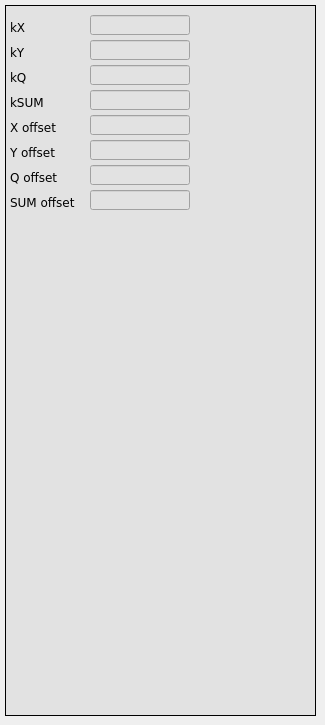
      <widget class="QWidget" name="Lin_2">
       <attribute name="title">
        <string>Linear </string>
       </attribute>
       <widget class="caFrame" name="caframe_6">
        <property name="geometry">
         <rect>
          <x>5</x>
          <y>5</y>
          <width>311</width>
          <height>711</height>
         </rect>
        </property>
        <property name="styleSheet">
         <string notr="true">background-color: rgb(226, 226, 226);</string>
        </property>
        <property name="frameShape">
         <enum>QFrame::Box</enum>
        </property>
        <widget class="QLabel" name="label_38">
         <property name="geometry">
          <rect>
           <x>5</x>
           <y>160</y>
           <width>75</width>
           <height>25</height>
          </rect>
         </property>
         <property name="font">
          <font>
           <family>DejaVu Sans</family>
          </font>
         </property>
         <property name="styleSheet">
          <string notr="true">color: rgb(0, 0, 0);</string>
         </property>
         <property name="text">
          <string>Q offset</string>
         </property>
        </widget>
        <widget class="QLabel" name="label_39">
         <property name="geometry">
          <rect>
           <x>5</x>
           <y>185</y>
           <width>75</width>
           <height>25</height>
          </rect>
         </property>
         <property name="font">
          <font>
           <family>DejaVu Sans</family>
          </font>
         </property>
         <property name="styleSheet">
          <string notr="true">color: rgb(0, 0, 0);</string>
         </property>
         <property name="text">
          <string>SUM offset</string>
         </property>
        </widget>
        <widget class="caTextEntry" name="catextentry_29">
         <property name="geometry">
          <rect>
           <x>85</x>
           <y>60</y>
           <width>100</width>
           <height>20</height>
          </rect>
         </property>
         <property name="font">
          <font>
           <family>DejaVu Sans</family>
           <pointsize>9</pointsize>
           <stylestrategy>PreferDefault</stylestrategy>
          </font>
         </property>
         <property name="alignment">
          <set>Qt::AlignRight|Qt::AlignTrailing|Qt::AlignVCenter</set>
         </property>
         <property name="channel" stdset="0">
          <string notr="true">$(DEVICE):calibration:linear:kq</string>
         </property>
         <property name="background">
          <color>
           <red>255</red>
           <green>255</green>
           <blue>127</blue>
          </color>
         </property>
         <property name="colorMode">
          <enum>caLineEdit::Static</enum>
         </property>
         <property name="precision">
          <number>4</number>
         </property>
         <property name="precisionMode">
          <enum>caLineEdit::Channel</enum>
         </property>
         <property name="maxValue">
          <double>2.000000000000000</double>
         </property>
         <property name="minValue">
          <double>0.100000000000000</double>
         </property>
        </widget>
        <widget class="caTextEntry" name="catextentry_30">
         <property name="geometry">
          <rect>
           <x>85</x>
           <y>110</y>
           <width>100</width>
           <height>20</height>
          </rect>
         </property>
         <property name="font">
          <font>
           <family>DejaVu Sans</family>
           <pointsize>9</pointsize>
           <stylestrategy>PreferDefault</stylestrategy>
          </font>
         </property>
         <property name="alignment">
          <set>Qt::AlignRight|Qt::AlignTrailing|Qt::AlignVCenter</set>
         </property>
         <property name="channel" stdset="0">
          <string notr="true">$(DEVICE):calibration:linear:xoff</string>
         </property>
         <property name="background">
          <color>
           <red>255</red>
           <green>255</green>
           <blue>127</blue>
          </color>
         </property>
         <property name="colorMode">
          <enum>caLineEdit::Static</enum>
         </property>
         <property name="precision">
          <number>4</number>
         </property>
         <property name="precisionMode">
          <enum>caLineEdit::Channel</enum>
         </property>
         <property name="maxValue">
          <double>2.000000000000000</double>
         </property>
         <property name="minValue">
          <double>0.100000000000000</double>
         </property>
        </widget>
        <widget class="caTextEntry" name="catextentry_31">
         <property name="geometry">
          <rect>
           <x>85</x>
           <y>35</y>
           <width>100</width>
           <height>20</height>
          </rect>
         </property>
         <property name="font">
          <font>
           <family>DejaVu Sans</family>
           <pointsize>9</pointsize>
           <stylestrategy>PreferDefault</stylestrategy>
          </font>
         </property>
         <property name="alignment">
          <set>Qt::AlignRight|Qt::AlignTrailing|Qt::AlignVCenter</set>
         </property>
         <property name="channel" stdset="0">
          <string notr="true">$(DEVICE):calibration:linear:ky</string>
         </property>
         <property name="background">
          <color>
           <red>255</red>
           <green>255</green>
           <blue>127</blue>
          </color>
         </property>
         <property name="colorMode">
          <enum>caLineEdit::Static</enum>
         </property>
         <property name="precision">
          <number>4</number>
         </property>
         <property name="precisionMode">
          <enum>caLineEdit::Channel</enum>
         </property>
         <property name="maxValue">
          <double>2.000000000000000</double>
         </property>
         <property name="minValue">
          <double>0.100000000000000</double>
         </property>
        </widget>
        <widget class="caTextEntry" name="catextentry_32">
         <property name="geometry">
          <rect>
           <x>85</x>
           <y>135</y>
           <width>100</width>
           <height>20</height>
          </rect>
         </property>
         <property name="font">
          <font>
           <family>DejaVu Sans</family>
           <pointsize>9</pointsize>
           <stylestrategy>PreferDefault</stylestrategy>
          </font>
         </property>
         <property name="alignment">
          <set>Qt::AlignRight|Qt::AlignTrailing|Qt::AlignVCenter</set>
         </property>
         <property name="channel" stdset="0">
          <string notr="true">$(DEVICE):calibration:linear:yoff</string>
         </property>
         <property name="background">
          <color>
           <red>255</red>
           <green>255</green>
           <blue>127</blue>
          </color>
         </property>
         <property name="colorMode">
          <enum>caLineEdit::Static</enum>
         </property>
         <property name="precision">
          <number>4</number>
         </property>
         <property name="precisionMode">
          <enum>caLineEdit::Channel</enum>
         </property>
         <property name="maxValue">
          <double>2.000000000000000</double>
         </property>
         <property name="minValue">
          <double>0.100000000000000</double>
         </property>
        </widget>
        <widget class="caTextEntry" name="catextentry_33">
         <property name="geometry">
          <rect>
           <x>85</x>
           <y>10</y>
           <width>100</width>
           <height>20</height>
          </rect>
         </property>
         <property name="font">
          <font>
           <family>DejaVu Sans</family>
           <pointsize>9</pointsize>
           <stylestrategy>PreferDefault</stylestrategy>
          </font>
         </property>
         <property name="alignment">
          <set>Qt::AlignRight|Qt::AlignTrailing|Qt::AlignVCenter</set>
         </property>
         <property name="channel" stdset="0">
          <string notr="true">$(DEVICE):calibration:linear:kx</string>
         </property>
         <property name="background">
          <color>
           <red>255</red>
           <green>255</green>
           <blue>127</blue>
          </color>
         </property>
         <property name="colorMode">
          <enum>caLineEdit::Static</enum>
         </property>
         <property name="precision">
          <number>4</number>
         </property>
         <property name="precisionMode">
          <enum>caLineEdit::Channel</enum>
         </property>
         <property name="maxValue">
          <double>2.000000000000000</double>
         </property>
         <property name="minValue">
          <double>0.100000000000000</double>
         </property>
        </widget>
        <widget class="QLabel" name="label_40">
         <property name="geometry">
          <rect>
           <x>5</x>
           <y>60</y>
           <width>45</width>
           <height>25</height>
          </rect>
         </property>
         <property name="font">
          <font>
           <family>DejaVu Sans</family>
          </font>
         </property>
         <property name="styleSheet">
          <string notr="true">color: rgb(0, 0, 0);</string>
         </property>
         <property name="text">
          <string>kQ</string>
         </property>
        </widget>
        <widget class="QLabel" name="label_41">
         <property name="geometry">
          <rect>
           <x>5</x>
           <y>85</y>
           <width>45</width>
           <height>25</height>
          </rect>
         </property>
         <property name="font">
          <font>
           <family>DejaVu Sans</family>
          </font>
         </property>
         <property name="styleSheet">
          <string notr="true">color: rgb(0, 0, 0);</string>
         </property>
         <property name="text">
          <string>kSUM</string>
         </property>
        </widget>
        <widget class="QLabel" name="label_42">
         <property name="geometry">
          <rect>
           <x>5</x>
           <y>135</y>
           <width>75</width>
           <height>25</height>
          </rect>
         </property>
         <property name="font">
          <font>
           <family>DejaVu Sans</family>
          </font>
         </property>
         <property name="styleSheet">
          <string notr="true">color: rgb(0, 0, 0);</string>
         </property>
         <property name="text">
          <string>Y offset</string>
         </property>
        </widget>
        <widget class="caTextEntry" name="catextentry_34">
         <property name="geometry">
          <rect>
           <x>85</x>
           <y>160</y>
           <width>100</width>
           <height>20</height>
          </rect>
         </property>
         <property name="font">
          <font>
           <family>DejaVu Sans</family>
           <pointsize>9</pointsize>
           <stylestrategy>PreferDefault</stylestrategy>
          </font>
         </property>
         <property name="alignment">
          <set>Qt::AlignRight|Qt::AlignTrailing|Qt::AlignVCenter</set>
         </property>
         <property name="channel" stdset="0">
          <string notr="true">$(DEVICE):calibration:linear:qoff</string>
         </property>
         <property name="background">
          <color>
           <red>255</red>
           <green>255</green>
           <blue>127</blue>
          </color>
         </property>
         <property name="colorMode">
          <enum>caLineEdit::Static</enum>
         </property>
         <property name="precision">
          <number>4</number>
         </property>
         <property name="precisionMode">
          <enum>caLineEdit::Channel</enum>
         </property>
         <property name="maxValue">
          <double>2.000000000000000</double>
         </property>
         <property name="minValue">
          <double>0.100000000000000</double>
         </property>
        </widget>
        <widget class="QLabel" name="label_43">
         <property name="geometry">
          <rect>
           <x>5</x>
           <y>110</y>
           <width>75</width>
           <height>25</height>
          </rect>
         </property>
         <property name="font">
          <font>
           <family>DejaVu Sans</family>
          </font>
         </property>
         <property name="styleSheet">
          <string notr="true">color: rgb(0, 0, 0);</string>
         </property>
         <property name="text">
          <string>X offset</string>
         </property>
        </widget>
        <widget class="caTextEntry" name="catextentry_35">
         <property name="geometry">
          <rect>
           <x>85</x>
           <y>85</y>
           <width>100</width>
           <height>20</height>
          </rect>
         </property>
         <property name="font">
          <font>
           <family>DejaVu Sans</family>
           <pointsize>9</pointsize>
           <stylestrategy>PreferDefault</stylestrategy>
          </font>
         </property>
         <property name="alignment">
          <set>Qt::AlignRight|Qt::AlignTrailing|Qt::AlignVCenter</set>
         </property>
         <property name="channel" stdset="0">
          <string notr="true">$(DEVICE):calibration:linear:ksum</string>
         </property>
         <property name="background">
          <color>
           <red>255</red>
           <green>255</green>
           <blue>127</blue>
          </color>
         </property>
         <property name="colorMode">
          <enum>caLineEdit::Static</enum>
         </property>
         <property name="precision">
          <number>4</number>
         </property>
         <property name="precisionMode">
          <enum>caLineEdit::Channel</enum>
         </property>
         <property name="maxValue">
          <double>2.000000000000000</double>
         </property>
         <property name="minValue">
          <double>0.100000000000000</double>
         </property>
        </widget>
        <widget class="caTextEntry" name="catextentry_36">
         <property name="geometry">
          <rect>
           <x>85</x>
           <y>185</y>
           <width>100</width>
           <height>20</height>
          </rect>
         </property>
         <property name="font">
          <font>
           <family>DejaVu Sans</family>
           <pointsize>9</pointsize>
           <stylestrategy>PreferDefault</stylestrategy>
          </font>
         </property>
         <property name="alignment">
          <set>Qt::AlignRight|Qt::AlignTrailing|Qt::AlignVCenter</set>
         </property>
         <property name="channel" stdset="0">
          <string notr="true">$(DEVICE):calibration:linear:sumoff</string>
         </property>
         <property name="background">
          <color>
           <red>255</red>
           <green>255</green>
           <blue>127</blue>
          </color>
         </property>
         <property name="colorMode">
          <enum>caLineEdit::Static</enum>
         </property>
         <property name="precision">
          <number>4</number>
         </property>
         <property name="precisionMode">
          <enum>caLineEdit::Channel</enum>
         </property>
         <property name="maxValue">
          <double>2.000000000000000</double>
         </property>
         <property name="minValue">
          <double>0.100000000000000</double>
         </property>
        </widget>
        <widget class="QLabel" name="label_44">
         <property name="geometry">
          <rect>
           <x>5</x>
           <y>35</y>
           <width>45</width>
           <height>25</height>
          </rect>
         </property>
         <property name="font">
          <font>
           <family>DejaVu Sans</family>
          </font>
         </property>
         <property name="styleSheet">
          <string notr="true">color: rgb(0, 0, 0);</string>
         </property>
         <property name="text">
          <string>kY</string>
         </property>
        </widget>
        <widget class="QLabel" name="label_45">
         <property name="geometry">
          <rect>
           <x>5</x>
           <y>10</y>
           <width>45</width>
           <height>25</height>
          </rect>
         </property>
         <property name="font">
          <font>
           <family>DejaVu Sans</family>
          </font>
         </property>
         <property name="styleSheet">
          <string notr="true">color: rgb(0, 0, 0);</string>
         </property>
         <property name="text">
          <string>kX</string>
         </property>
        </widget>
       </widget>
      </widget>
